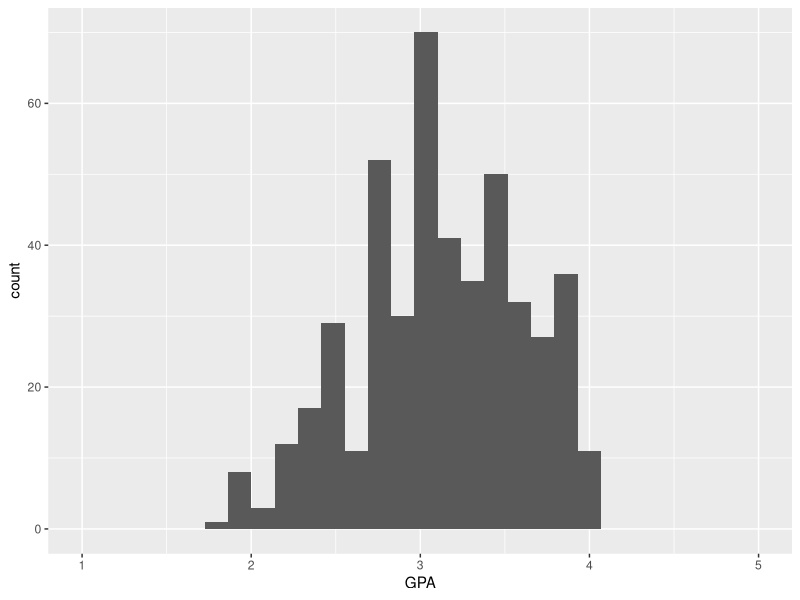
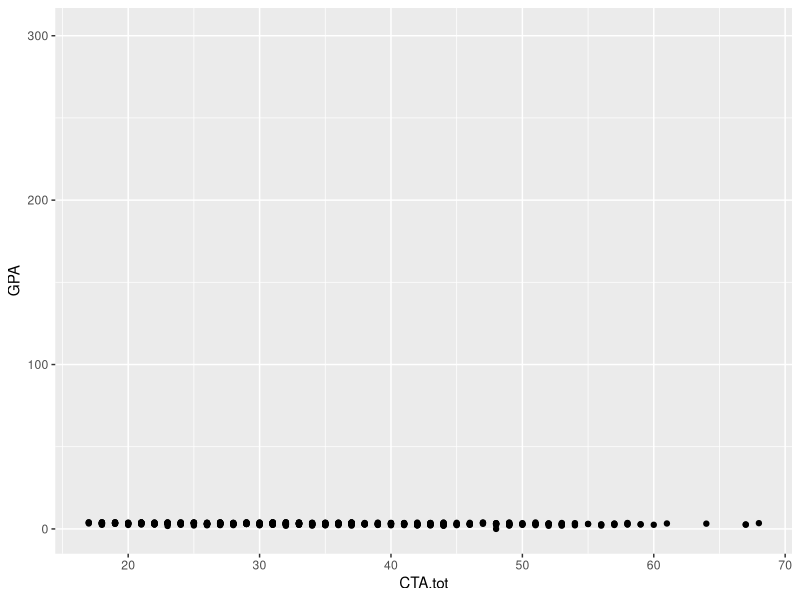
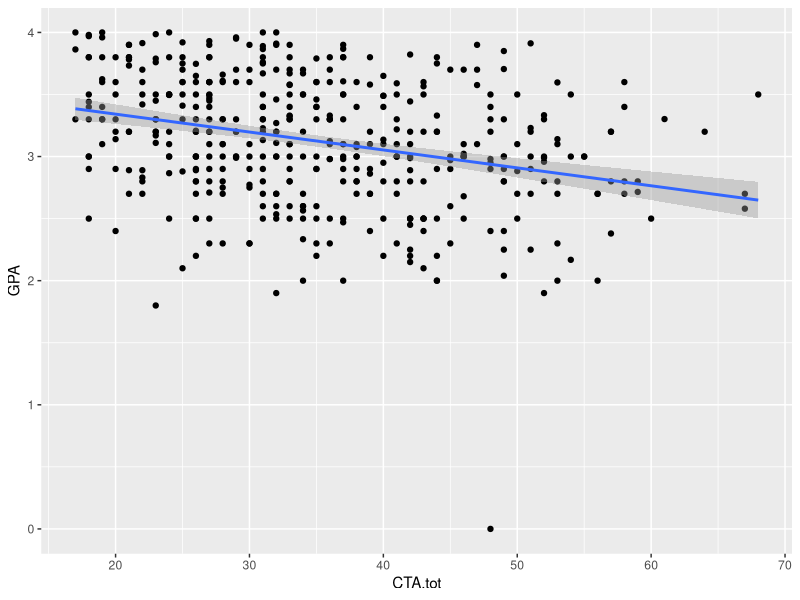
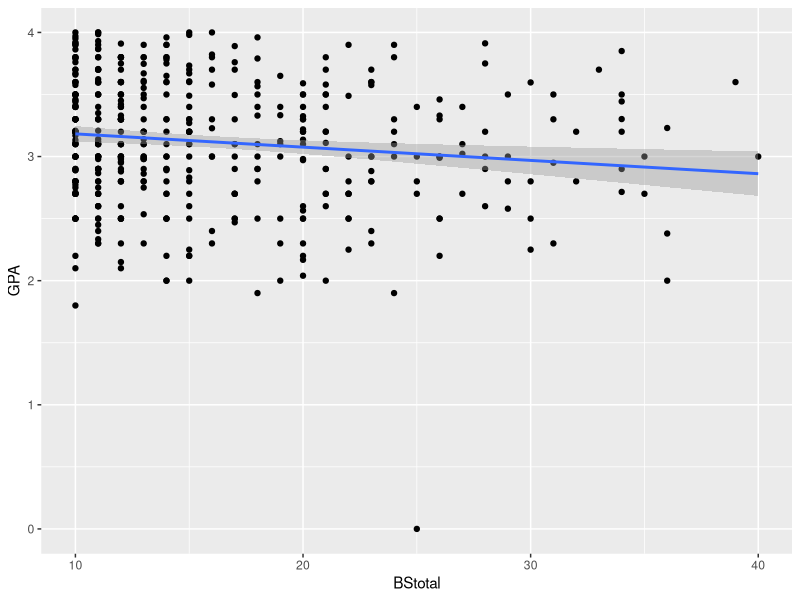
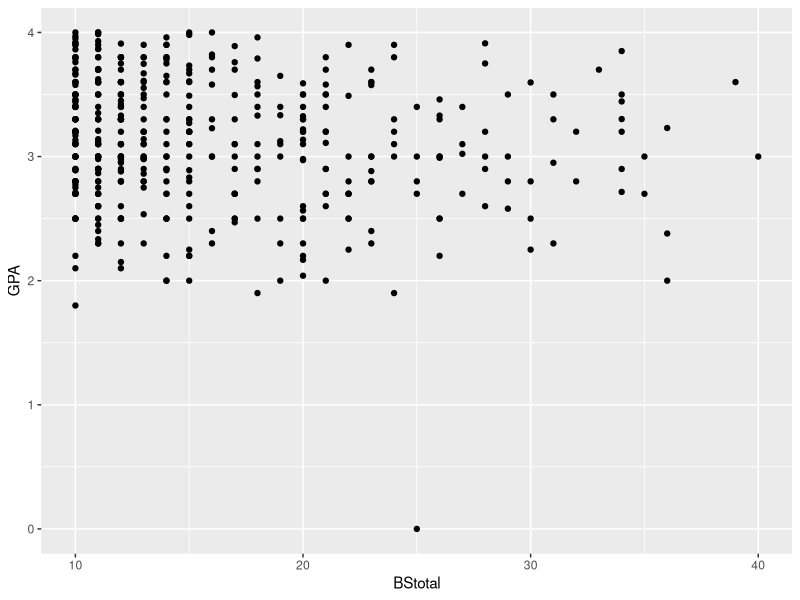
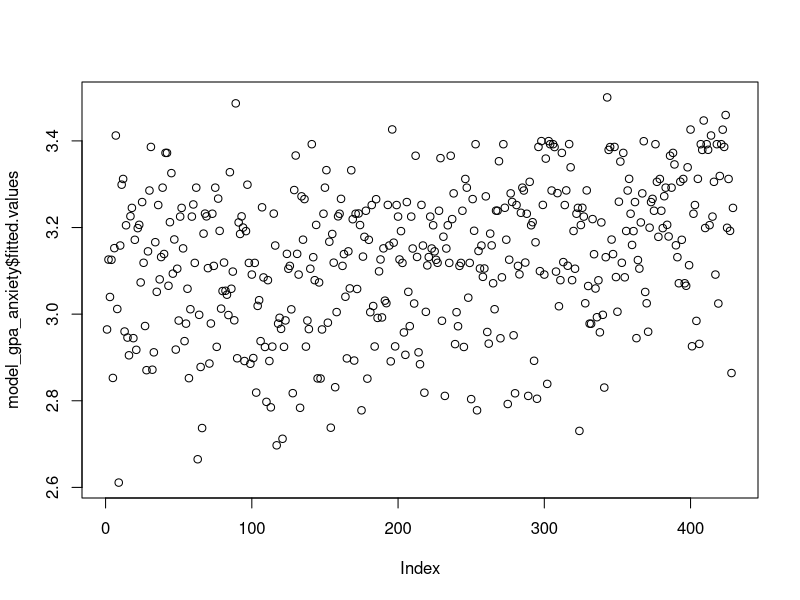
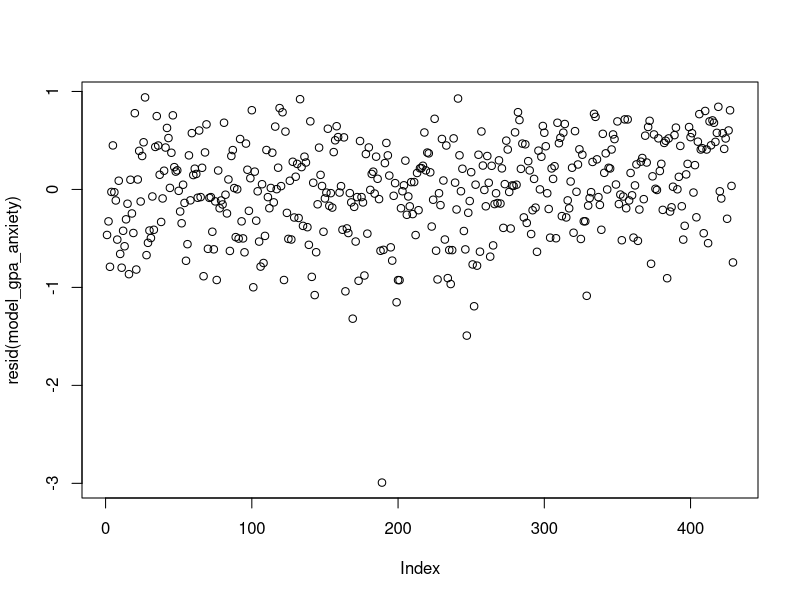
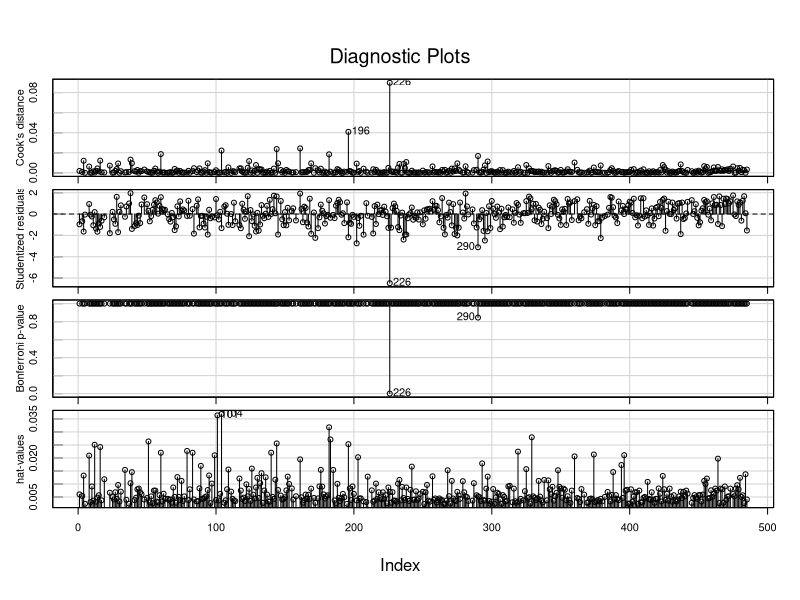

Write R code to recreate these figures, in order.
## ---- chunk 1
#| echo: TRUE
# install.packages("tidyverse", "car")
library(tidyverse)
## ---- chunk 2
#| echo: TRUE
students <- read_csv("data/cassady_finch_bolin.csv")
head(students, 4)
## ---- chunk 3
summary(students)
## ---- chunk 4
students |> 
  ggplot(aes(x = GPA)) + geom_histogram() + xlim(1, 5)
## ---- chunk 5
cor(students$GPA, students$CTA.tot, use = "pairwise.complete.obs") 
cor(students$GPA, students$BStotal, use = "pairwise.complete.obs") 
## ---- chunk 6
ggplot(students, aes(x = CTA.tot, y = GPA)) + geom_point()
## ---- chunk 7
ggplot(students, aes(x = CTA.tot, y = GPA)) + geom_point() + 
  geom_smooth(method = "lm") + ylim(0, 4)
## ---- chunk 8
ggplot(students, aes(x = BStotal, y = GPA)) + geom_point() + 
  geom_smooth(method = "lm") + ylim(0,4)
## ---- chunk 9
ggplot(students, aes(x = BStotal, y = GPA)) + geom_point() + ylim(0,4)
## ---- chunk 10
students |> 
  select(Gender:GPA, BStotal:CTA.tot) |> 
  filter(GPA < 1) 
## ---- chunk 11
model_gpa_anxiety <- lm(GPA ~ CTA.tot + BStotal, data = students)

# this will create a lm "class" object in your environment
class(model_gpa_anxiety)
## ---- chunk 12
summary(model_gpa_anxiety)
## ---- chunk 13
anova(model_gpa_anxiety)
## ---- chunk 14
model_gpa_anxiety$coefficients
## ---- chunk 15
confint(model_gpa_anxiety)
## ---- chunk 16
model_gpa_anxiety$fitted.values
## ---- chunk 17
plot(model_gpa_anxiety$fitted.values)
## ---- chunk 18
plot(resid(model_gpa_anxiety))
## ---- chunk 19
car::influenceIndexPlot(model_gpa_anxiety)
## ---- chunk 20
car::outlierTest(model_gpa_anxiety)
## ---- chunk 21
whoisit <- students |> 
  select(Gender:GPA, BStotal, CTA.tot) |> 
  slice(226)

whoisit
## ---- chunk 22
students_no_outlier <- students |>  
  filter(GPA > 1 & GPA < 4) 

dim(students)
dim(students_no_outlier)
## ---- chunk 23
model_gpa_anxiety_no_outlier <- lm(GPA ~ CTA.tot + BStotal, 
                                   data = students_no_outlier)

summary(model_gpa_anxiety_no_outlier)
## ---- chunk 24
car::outlierTest(model_gpa_anxiety_no_outlier)
## ---- chunk 25
car::influenceIndexPlot(model_gpa_anxiety_no_outlier)
